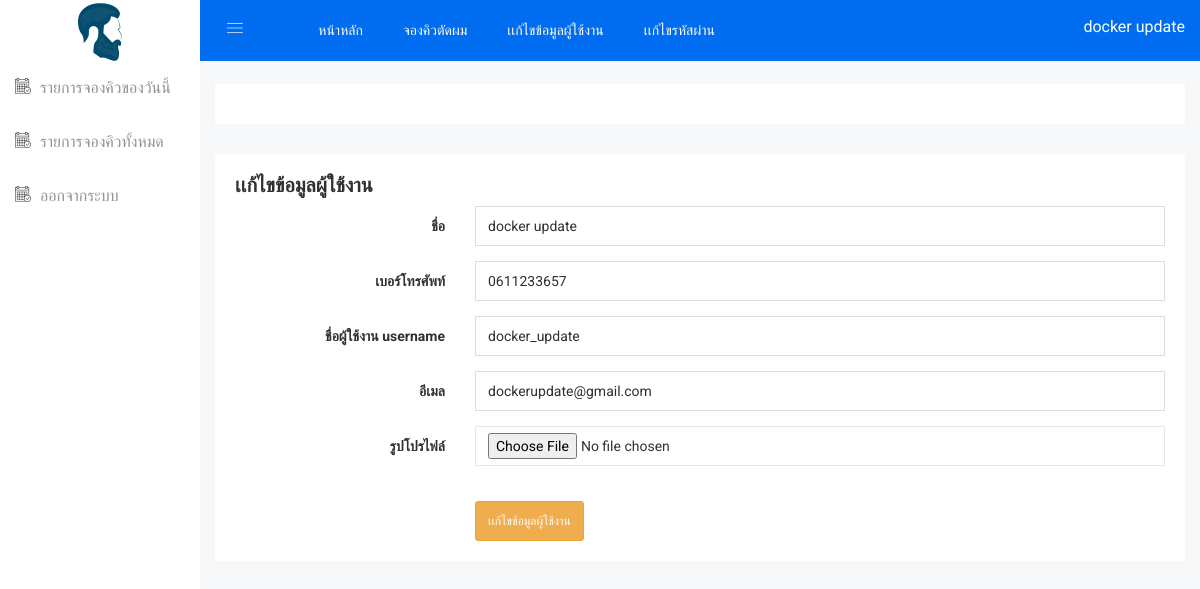
Screenshot of /update_user_profile.php (signed in) with the database file from the repository.
### tables this page shows
CREATE TABLE `tb_users` (
  `id` int NOT NULL,
  `full_name` varchar(100) NOT NULL,
  `tel` varchar(50) NOT NULL,
  `username` varchar(100) NOT NULL,
  `email` varchar(100) NOT NULL,
  `password` text NOT NULL,
  `profile` text,
  `user_role` varchar(20) NOT NULL
);

### www/update_user_profile.php (the view, shortened to what this page needs)
<?php
include_once("./configs/connect_db.php");
 $user_id=$_SESSION["user_id"];
 $sqlUser ="SELECT `id`, `full_name`, `tel`, `username`, `email`, `password`, `profile`, `user_role` FROM `tb_users`
           WHERE id='$user_id';";
 $queryUser=   mysqli_query($conn, $sqlUser);
  $userResult  = mysqli_fetch_assoc($queryUser)
?>
<!doctype html>
<html class="no-js" lang="en">
<head>
    <?php include_once("./head_fragment.php") ?>
    <link rel="stylesheet" href="css/alerts.css">
</head>
<body>
    <?php include_once("./sidebar.php") ?>
    <div class="all-content-wrapper">
        <div class="container-fluid">
            <div class="row">
                <div class="col-lg-12 col-md-12 col-sm-12 col-xs-12">
                    <div class="logo-pro">
                        <a href="index.html"><img class="main-logo" src="img/logo/logo.png" alt="" /></a>
                    </div>
                </div>
            </div>
        </div>
        <?php include_once("./header.php") ?>
        <div class="basic-form-area mg-b-15">
            <div class="container-fluid">
                <div class="row">
                    <div class="col-lg-12 col-md-12 col-sm-12 col-xs-12">
                        <div class="sparkline12-list">
                            <div class="sparkline12-hd">
                                <div class="main-sparkline12-hd">
                                    <h1>เเก้ไขข้อมูลผู้ใช้งาน </h1>
                                </div>
                            </div>
                            <div class="sparkline12-graph">
                                <div class="basic-login-form-ad">
                                    <div class="row">
                                        <div class="col-lg-12 col-md-12 col-sm-12 col-xs-12">
                                            <div class="all-form-element-inner">
                                                <form action="" method="post" enctype="multipart/form-data">
                                                    <div class="form-group-inner">
                                                        <div class="row">
                                                            <div class="col-lg-3 col-md-3 col-sm-3 col-xs-12">
                                                                <label
                                                                    class="login2 pull-right pull-right-pro">ชื่อ</label>
                                                            </div>
                                                            <div class="col-lg-9 col-md-9 col-sm-9 col-xs-12">
                                                                <input type="text" name="full_name"
                                                                    value="<?=$userResult['full_name']?>"
                                                                    class="form-control" required />
                                                            </div>
                                                        </div>
                                                    </div>
                                                    <div class="form-group-inner">
                                                        <div class="row">
                                                            <div class="col-lg-3 col-md-3 col-sm-3 col-xs-12">
                                                                <label
                                                                    class="login2 pull-right pull-right-pro">เบอร์โทรศัพท์</label>
                                                            </div>
                                                            <div class="col-lg-9 col-md-9 col-sm-9 col-xs-12">
                                                                <input type="text" name="tel"
                                                                    value="<?=$userResult['tel']?>" class="form-control"
                                                                    required />
                                                            </div>
                                                        </div>
                                                    </div>
                                                    <div class="form-group-inner">
                                                        <div class="row">
                                                            <div class="col-lg-3 col-md-3 col-sm-3 col-xs-12">
                                                                <label
                                                                    class="login2 pull-right pull-right-pro">ชื่อผู้ใช้งาน
                                                                    username</label>
                                                            </div>
                                                            <div class="col-lg-9 col-md-9 col-sm-9 col-xs-12">
                                                                <input type="text" name="username"
                                                                    value="<?=$userResult['username']?>"
                                                                    class="form-control" required />
                                                            </div>
                                                        </div>
                                                    </div>
                                                    <div class="form-group-inner">
                                                        <div class="row">
                                                            <div class="col-lg-3 col-md-3 col-sm-3 col-xs-12">
                                                                <label
                                                                    class="login2 pull-right pull-right-pro">อีเมล</label>
                                                            </div>
                                                            <div class="col-lg-9 col-md-9 col-sm-9 col-xs-12">
                                                                <input type="text" name="email"
                                                                    value="<?=$userResult['email']?>"
                                                                    class="form-control" required />
                                                            </div>
                                                        </div>
                                                    </div>
                                                    <div class="form-group-inner">
                                                        <div class="row">
                                                            <div class="col-lg-3 col-md-3 col-sm-3 col-xs-12">
                                                                <label
                                                                    class="login2 pull-right pull-right-pro">รูปโปรไฟล์
                                                                </label>
                                                            </div>
                                                            <div class="col-lg-9 col-md-9 col-sm-9 col-xs-12">
                                                                <input type="file" class="form-control" accept="image/*"
                                                                    name="profile" onchange="loadFile(event)" />
                                                            </div>
                                                        </div>
                                                    </div>
                                                    <div class="form-group-inner">
                                                        <div class="login-btn-inner">
                                                            <div class="row">
                                                                <div class="col-lg-3"></div>
                                                                <div class="col-lg-9">
                                                                    <div
                                                                        class="login-horizental cancel-wp pull-left form-bc-ele">
                                                                        <button id="btnSubmit"
                                                                            class="btn btn-sm btn-warning login-submit"
                                                                            type="submit">เเก้ไขข้อมูลผู้ใช้งาน
                                                                        </button>
                                                                    </div>
                                                                </div>
                                                            </div>
                                                        </div>
                                                    </div>
                                                </form>
                                            </div>
                                        </div>
                                    </div>
                                </div>
                            </div>
                        </div>
                    </div>
                </div>
            </div>
        </div>
    </div>
</body>
</html>

### www/css/main.css (style rules this page uses)
html { color: #222; font-size: 1em; line-height: 1.4; }

### rows the page displays
tb_users: full_name "docker update", tel "0611233657", username "docker_update", email "dockerupdate@gmail.com"

### other values shown
$_SESSION['full_name'] "docker update"
